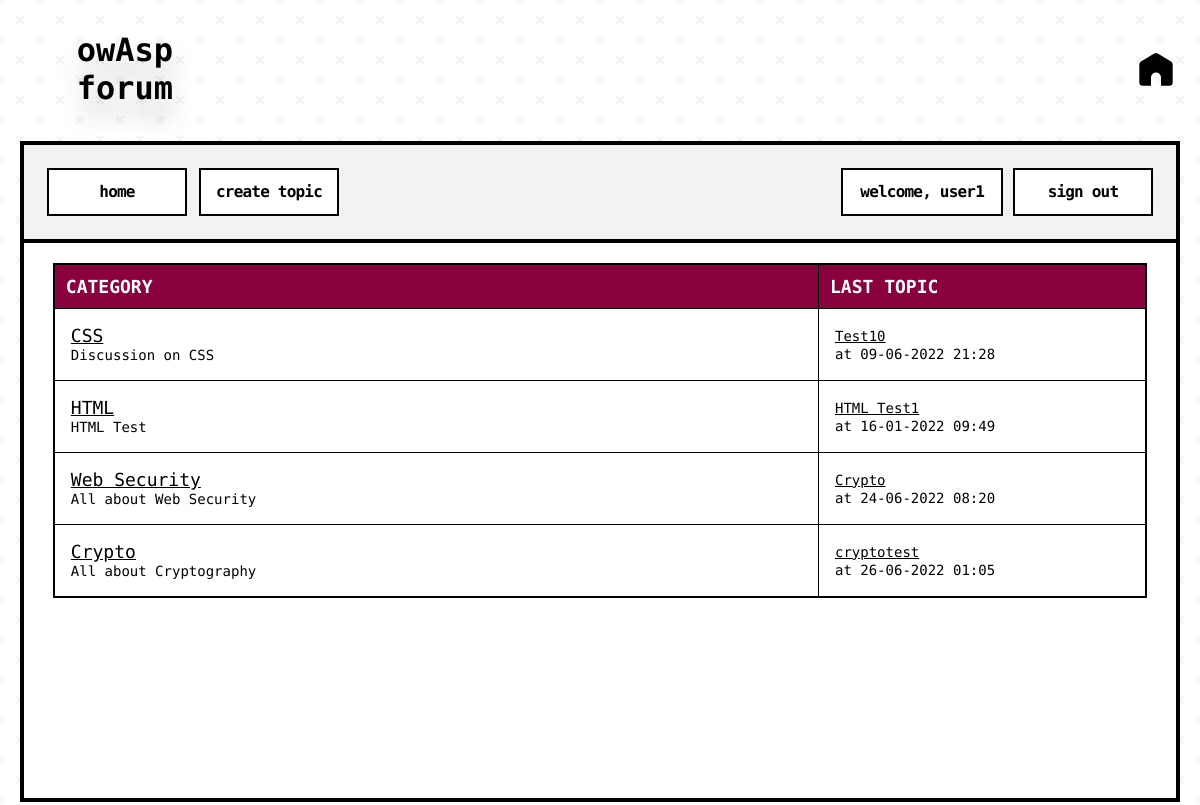
The page /forum/index.php (signed in) on the database its author committed.
### tables this page shows
CREATE TABLE `categories` (
  `cat_id` int(8) NOT NULL,
  `cat_name` varchar(255) NOT NULL,
  `cat_description` varchar(255) NOT NULL
);

CREATE TABLE `topics` (
  `topic_id` int(8) NOT NULL,
  `topic_subject` varchar(255) NOT NULL,
  `topic_date` datetime NOT NULL,
  `topic_cat` int(8) NOT NULL,
  `topic_by` int(8) NOT NULL
);

### forum/index.php (the view, shortened to what this page needs)
<?php
include 'database.php';
include 'header.php';
$sql = "SELECT
			categories.cat_id,
			categories.cat_name,
			categories.cat_description,
			COUNT(topics.topic_id) AS topics
		FROM
			categories
		LEFT JOIN
			topics
		ON
			topics.topic_id = categories.cat_id
		GROUP BY
			categories.cat_id, categories.cat_name, categories.cat_description";
$result = mysqli_query($connect_database, $sql);
if(!$result)
{
	echo '<br><font style="font-size: 14px;">The categories could not be displayed, please try again later.</font><br><br>';
}
else
{
	if(mysqli_num_rows($result) == 0)
	{
		echo '<br><font style="font-size: 14px;">No categories defined yet.</font><br><br>';
	}
	else
	{
		echo '<table border="1">
			  <tr>
				<th>CATEGORY</th>
				<th>LAST TOPIC</th>
			  </tr>';
		while($row = mysqli_fetch_assoc($result))
		{
			echo '<tr>';
				echo '<td class="leftpart">';
					echo '<font style="font-size: 18px;"><a href="category.php?id=' . $row['cat_id'] . '">' . stripslashes($row['cat_name']) . '</a></font><br><font style="font-size: 14px;">' . stripslashes($row['cat_description']) . '</font>';
				echo '</td>';
				echo '<td class="rightpart">';
					$topicsql = "SELECT
									topic_id,
									topic_subject,
									topic_date,
									topic_cat
								FROM
									topics
								WHERE
									topic_cat = " . $row['cat_id'] . "
								ORDER BY
									topic_date
								DESC
								LIMIT
									1";
					$topicsresult = mysqli_query($connect_database, $topicsql);
					if(!$topicsresult)
					{
						echo '<br><font style="font-size: 14px;">Last topic could not be displayed.</font><br><br>';
					}
					else
					{
						if(mysqli_num_rows($topicsresult) == 0)
						{
							echo '<font style="font-size: 14px;">no topics</fonts>';
						}
						else
						{
							while($topicrow = mysqli_fetch_assoc($topicsresult))
							echo '<font style="font-size: 14px;"><a href="topic.php?id=' . $topicrow['topic_id'] . '">' . $topicrow['topic_subject'] . '</a><br> at ' . date('d-m-Y H:i', strtotime($topicrow['topic_date'])) . '</font>';
						}
					}
				echo '</td>';
			echo '</tr>';
		}
		echo '</table>';
	}
}
include 'footer.php';
?>

### forum/style.css (style rules this page uses)
html { font-family: "Open Sans;", sans-serif; }
body { text-align: center; }
table { border-collapse: collapse; width: 100%; border: 2px solid #000; }
table a { color: #000; }
th { background-color: #89023e; color: #ffffff; font-family: "Source Code Pro"; padding-top: 11px; padding-left: 11px; padding-bottom: 11px; font-size: 18px; }
td { padding: 16px; }
font { font-family: "Source Code Pro", monospace; font-weight: 500; font-size: 20px; }
.leftpart { width: 70%; }
.rightpart { width: 30%; }

### rows shown on the page
categories: cat_name "CSS", cat_description "Discussion on CSS"
topics: topic_subject "Test10", topic_date "09-06-2022 21:28"
categories: cat_name "HTML", cat_description "HTML Test"
topics: topic_subject "HTML Test1", topic_date "16-01-2022 09:49"
categories: cat_name "Web Security", cat_description "All about Web Security"
topics: topic_subject "Crypto", topic_date "24-06-2022 08:20"
categories: cat_name "Crypto", cat_description "All about Cryptography"
topics: topic_subject "cryptotest", topic_date "26-06-2022 01:05"

### other values the page prints
$_SESSION['user_name'] "user1"
